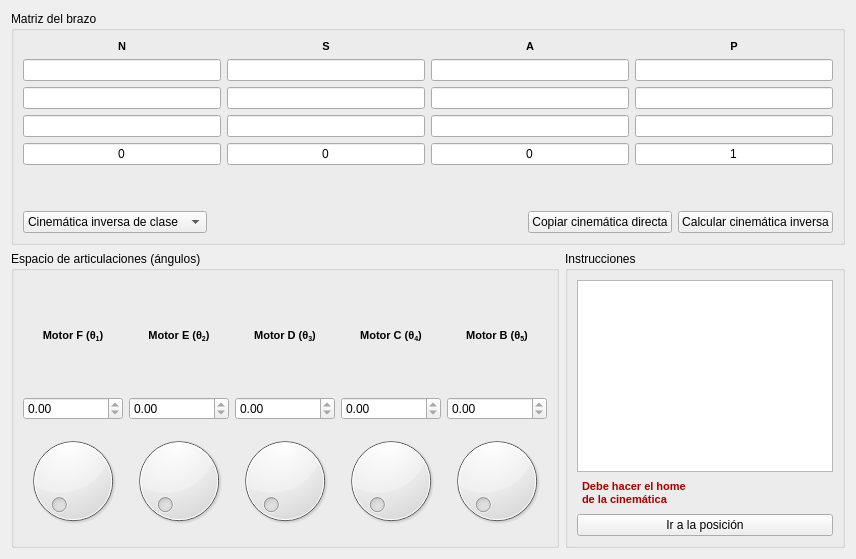
      <widget class="QWidget" name="tab_invkin">
       <attribute name="title">
        <string>Cinemática inversa</string>
       </attribute>
       <layout class="QVBoxLayout" name="verticalLayout_15">
        <item>
         <widget class="QGroupBox" name="groupBox_6">
          <property name="title">
           <string>Matriz del brazo</string>
          </property>
          <layout class="QVBoxLayout" name="verticalLayout_16">
           <item>
            <layout class="QGridLayout" name="gridLayout_3">
             <item row="0" column="0">
              <widget class="QLabel" name="label_11">
               <property name="sizePolicy">
                <sizepolicy hsizetype="Preferred" vsizetype="Fixed">
                 <horstretch>0</horstretch>
                 <verstretch>0</verstretch>
                </sizepolicy>
               </property>
               <property name="text">
                <string>&lt;!DOCTYPE HTML PUBLIC &quot;-//W3C//DTD HTML 4.0//EN&quot; &quot;http://www.w3.org/TR/REC-html40/strict.dtd&quot;&gt;
&lt;html&gt;&lt;head&gt;&lt;meta name=&quot;qrichtext&quot; content=&quot;1&quot; /&gt;&lt;style type=&quot;text/css&quot;&gt;
p, li { white-space: pre-wrap; }
&lt;/style&gt;&lt;/head&gt;&lt;body style=&quot; font-family:'MS Shell Dlg 2'; font-size:8.25pt; font-weight:400; font-style:normal;&quot;&gt;
&lt;p align=&quot;center&quot; style=&quot; margin-top:0px; margin-bottom:0px; margin-left:0px; margin-right:0px; -qt-block-indent:0; text-indent:0px;&quot;&gt;&lt;span style=&quot; font-size:8pt; font-weight:600;&quot;&gt;N&lt;/span&gt;&lt;/p&gt;&lt;/body&gt;&lt;/html&gt;</string>
               </property>
              </widget>
             </item>
             <item row="0" column="1">
              <widget class="QLabel" name="label_12">
               <property name="sizePolicy">
                <sizepolicy hsizetype="Preferred" vsizetype="Fixed">
                 <horstretch>0</horstretch>
                 <verstretch>0</verstretch>
                </sizepolicy>
               </property>
               <property name="text">
                <string>&lt;!DOCTYPE HTML PUBLIC &quot;-//W3C//DTD HTML 4.0//EN&quot; &quot;http://www.w3.org/TR/REC-html40/strict.dtd&quot;&gt;
&lt;html&gt;&lt;head&gt;&lt;meta name=&quot;qrichtext&quot; content=&quot;1&quot; /&gt;&lt;style type=&quot;text/css&quot;&gt;
p, li { white-space: pre-wrap; }
&lt;/style&gt;&lt;/head&gt;&lt;body style=&quot; font-family:'MS Shell Dlg 2'; font-size:8.25pt; font-weight:400; font-style:normal;&quot;&gt;
&lt;p align=&quot;center&quot; style=&quot; margin-top:0px; margin-bottom:0px; margin-left:0px; margin-right:0px; -qt-block-indent:0; text-indent:0px;&quot;&gt;&lt;span style=&quot; font-size:8pt; font-weight:600;&quot;&gt;S&lt;/span&gt;&lt;/p&gt;&lt;/body&gt;&lt;/html&gt;</string>
               </property>
              </widget>
             </item>
             <item row="0" column="2">
              <widget class="QLabel" name="label_13">
               <property name="sizePolicy">
                <sizepolicy hsizetype="Preferred" vsizetype="Fixed">
                 <horstretch>0</horstretch>
                 <verstretch>0</verstretch>
                </sizepolicy>
               </property>
               <property name="text">
                <string>&lt;!DOCTYPE HTML PUBLIC &quot;-//W3C//DTD HTML 4.0//EN&quot; &quot;http://www.w3.org/TR/REC-html40/strict.dtd&quot;&gt;
&lt;html&gt;&lt;head&gt;&lt;meta name=&quot;qrichtext&quot; content=&quot;1&quot; /&gt;&lt;style type=&quot;text/css&quot;&gt;
p, li { white-space: pre-wrap; }
&lt;/style&gt;&lt;/head&gt;&lt;body style=&quot; font-family:'MS Shell Dlg 2'; font-size:8.25pt; font-weight:400; font-style:normal;&quot;&gt;
&lt;p align=&quot;center&quot; style=&quot; margin-top:0px; margin-bottom:0px; margin-left:0px; margin-right:0px; -qt-block-indent:0; text-indent:0px;&quot;&gt;&lt;span style=&quot; font-size:8pt; font-weight:600;&quot;&gt;A&lt;/span&gt;&lt;/p&gt;&lt;/body&gt;&lt;/html&gt;</string>
               </property>
              </widget>
             </item>
             <item row="0" column="3">
              <widget class="QLabel" name="label_14">
               <property name="sizePolicy">
                <sizepolicy hsizetype="Preferred" vsizetype="Fixed">
                 <horstretch>0</horstretch>
                 <verstretch>0</verstretch>
                </sizepolicy>
               </property>
               <property name="text">
                <string>&lt;!DOCTYPE HTML PUBLIC &quot;-//W3C//DTD HTML 4.0//EN&quot; &quot;http://www.w3.org/TR/REC-html40/strict.dtd&quot;&gt;
&lt;html&gt;&lt;head&gt;&lt;meta name=&quot;qrichtext&quot; content=&quot;1&quot; /&gt;&lt;style type=&quot;text/css&quot;&gt;
p, li { white-space: pre-wrap; }
&lt;/style&gt;&lt;/head&gt;&lt;body style=&quot; font-family:'MS Shell Dlg 2'; font-size:8.25pt; font-weight:400; font-style:normal;&quot;&gt;
&lt;p align=&quot;center&quot; style=&quot; margin-top:0px; margin-bottom:0px; margin-left:0px; margin-right:0px; -qt-block-indent:0; text-indent:0px;&quot;&gt;&lt;span style=&quot; font-size:8pt; font-weight:600;&quot;&gt;P&lt;/span&gt;&lt;/p&gt;&lt;/body&gt;&lt;/html&gt;</string>
               </property>
              </widget>
             </item>
             <item row="1" column="0">
              <widget class="QLineEdit" name="lineEdit_invkinArmMatrixN1">
               <property name="alignment">
                <set>Qt::AlignCenter</set>
               </property>
               <property name="readOnly">
                <bool>false</bool>
               </property>
              </widget>
             </item>
             <item row="1" column="1">
              <widget class="QLineEdit" name="lineEdit_invkinArmMatrixS1">
               <property name="alignment">
                <set>Qt::AlignCenter</set>
               </property>
               <property name="readOnly">
                <bool>false</bool>
               </property>
              </widget>
             </item>
             <item row="1" column="2">
              <widget class="QLineEdit" name="lineEdit_invkinArmMatrixA1">
               <property name="alignment">
                <set>Qt::AlignCenter</set>
               </property>
               <property name="readOnly">
                <bool>false</bool>
               </property>
              </widget>
             </item>
             <item row="1" column="3">
              <widget class="QLineEdit" name="lineEdit_invkinArmMatrixP1">
               <property name="alignment">
                <set>Qt::AlignCenter</set>
               </property>
               <property name="readOnly">
                <bool>false</bool>
               </property>
              </widget>
             </item>
             <item row="2" column="0">
              <widget class="QLineEdit" name="lineEdit_invkinArmMatrixN2">
               <property name="alignment">
                <set>Qt::AlignCenter</set>
               </property>
               <property name="readOnly">
                <bool>false</bool>
               </property>
              </widget>
             </item>
             <item row="2" column="1">
              <widget class="QLineEdit" name="lineEdit_invkinArmMatrixS2">
               <property name="alignment">
                <set>Qt::AlignCenter</set>
               </property>
               <property name="readOnly">
                <bool>false</bool>
               </property>
              </widget>
             </item>
             <item row="2" column="2">
              <widget class="QLineEdit" name="lineEdit_invkinArmMatrixA2">
               <property name="alignment">
                <set>Qt::AlignCenter</set>
               </property>
               <property name="readOnly">
                <bool>false</bool>
               </property>
              </widget>
             </item>
             <item row="2" column="3">
              <widget class="QLineEdit" name="lineEdit_invkinArmMatrixP2">
               <property name="alignment">
                <set>Qt::AlignCenter</set>
               </property>
               <property name="readOnly">
                <bool>false</bool>
               </property>
              </widget>
             </item>
             <item row="3" column="0">
              <widget class="QLineEdit" name="lineEdit_invkinArmMatrixN3">
               <property name="alignment">
                <set>Qt::AlignCenter</set>
               </property>
               <property name="readOnly">
                <bool>false</bool>
               </property>
              </widget>
             </item>
             <item row="3" column="1">
              <widget class="QLineEdit" name="lineEdit_invkinArmMatrixS3">
               <property name="alignment">
                <set>Qt::AlignCenter</set>
               </property>
               <property name="readOnly">
                <bool>false</bool>
               </property>
              </widget>
             </item>
             <item row="3" column="2">
              <widget class="QLineEdit" name="lineEdit_invkinArmMatrixA3">
               <property name="alignment">
                <set>Qt::AlignCenter</set>
               </property>
               <property name="readOnly">
                <bool>false</bool>
               </property>
              </widget>
             </item>
             <item row="3" column="3">
              <widget class="QLineEdit" name="lineEdit_invkinArmMatrixP3">
               <property name="alignment">
                <set>Qt::AlignCenter</set>
               </property>
               <property name="readOnly">
                <bool>false</bool>
               </property>
              </widget>
             </item>
             <item row="4" column="0">
              <widget class="QLineEdit" name="lineEdit_27">
               <property name="enabled">
                <bool>true</bool>
               </property>
               <property name="text">
                <string>0</string>
               </property>
               <property name="alignment">
                <set>Qt::AlignCenter</set>
               </property>
               <property name="readOnly">
                <bool>true</bool>
               </property>
              </widget>
             </item>
             <item row="4" column="1">
              <widget class="QLineEdit" name="lineEdit_28">
               <property name="enabled">
                <bool>true</bool>
               </property>
               <property name="styleSheet">
                <string notr="true"/>
               </property>
               <property name="text">
                <string>0</string>
               </property>
               <property name="alignment">
                <set>Qt::AlignCenter</set>
               </property>
               <property name="readOnly">
                <bool>true</bool>
               </property>
              </widget>
             </item>
             <item row="4" column="2">
              <widget class="QLineEdit" name="lineEdit_29">
               <property name="enabled">
                <bool>true</bool>
               </property>
               <property name="text">
                <string>0</string>
               </property>
               <property name="alignment">
                <set>Qt::AlignCenter</set>
               </property>
               <property name="readOnly">
                <bool>true</bool>
               </property>
              </widget>
             </item>
             <item row="4" column="3">
              <widget class="QLineEdit" name="lineEdit_30">
               <property name="enabled">
                <bool>true</bool>
               </property>
               <property name="text">
                <string>1</string>
               </property>
               <property name="alignment">
                <set>Qt::AlignCenter</set>
               </property>
               <property name="readOnly">
                <bool>true</bool>
               </property>
              </widget>
             </item>
            </layout>
           </item>
           <item>
            <spacer name="verticalSpacer">
             <property name="orientation">
              <enum>Qt::Vertical</enum>
             </property>
             <property name="sizeHint" stdset="0">
              <size>
               <width>20</width>
               <height>40</height>
              </size>
             </property>
            </spacer>
           </item>
           <item>
            <layout class="QHBoxLayout" name="horizontalLayout_5">
             <item>
              <widget class="QComboBox" name="comboBox_invkinVersion">
               <item>
                <property name="text">
                 <string>Cinemática inversa de clase</string>
                </property>
               </item>
               <item>
                <property name="text">
                 <string>Cinemática inversa propia</string>
                </property>
               </item>
              </widget>
             </item>
             <item>
              <spacer name="horizontalSpacer_2">
               <property name="orientation">
                <enum>Qt::Horizontal</enum>
               </property>
               <property name="sizeHint" stdset="0">
                <size>
                 <width>40</width>
                 <height>20</height>
                </size>
               </property>
              </spacer>
             </item>
             <item>
              <widget class="QPushButton" name="pushButton_copyDirkin">
               <property name="text">
                <string>Copiar cinemática directa</string>
               </property>
              </widget>
             </item>
             <item>
              <widget class="QPushButton" name="pushButton_computeInvKin">
               <property name="text">
                <string>Calcular cinemática inversa</string>
               </property>
              </widget>
             </item>
            </layout>
           </item>
          </layout>
         </widget>
        </item>
        <item>
         <layout class="QHBoxLayout" name="horizontalLayout_4">
          <item>
           <widget class="QGroupBox" name="groupBox_7">
            <property name="title">
             <string>Espacio de articulaciones (ángulos)</string>
            </property>
            <layout class="QHBoxLayout" name="horizontalLayout_3">
             <item>
              <layout class="QVBoxLayout" name="verticalLayout_9">
               <item>
                <widget class="QLabel" name="label_15">
                 <property name="text">
                  <string>&lt;!DOCTYPE HTML PUBLIC &quot;-//W3C//DTD HTML 4.0//EN&quot; &quot;http://www.w3.org/TR/REC-html40/strict.dtd&quot;&gt;
&lt;html&gt;&lt;head&gt;&lt;meta name=&quot;qrichtext&quot; content=&quot;1&quot; /&gt;&lt;style type=&quot;text/css&quot;&gt;
p, li { white-space: pre-wrap; }
&lt;/style&gt;&lt;/head&gt;&lt;body style=&quot; font-family:'MS Shell Dlg 2'; font-size:8.25pt; font-weight:400; font-style:normal;&quot;&gt;
&lt;p align=&quot;center&quot; style=&quot; margin-top:0px; margin-bottom:0px; margin-left:0px; margin-right:0px; -qt-block-indent:0; text-indent:0px;&quot;&gt;&lt;span style=&quot; font-weight:600;&quot;&gt;Motor F (θ&lt;/span&gt;&lt;span style=&quot; font-weight:600; vertical-align:sub;&quot;&gt;1&lt;/span&gt;&lt;span style=&quot; font-weight:600;&quot;&gt;)&lt;/span&gt;&lt;/p&gt;&lt;/body&gt;&lt;/html&gt;</string>
                 </property>
                </widget>
               </item>
               <item>
                <widget class="QDoubleSpinBox" name="doubleSpinBox_invkinTheta1F">
                 <property name="readOnly">
                  <bool>true</bool>
                 </property>
                </widget>
               </item>
               <item>
                <widget class="QDial" name="dial_invkinTheta1F">
                 <property name="enabled">
                  <bool>true</bool>
                 </property>
                </widget>
               </item>
              </layout>
             </item>
             <item>
              <layout class="QVBoxLayout" name="verticalLayout_10">
               <item>
                <widget class="QLabel" name="label_16">
                 <property name="text">
                  <string>&lt;!DOCTYPE HTML PUBLIC &quot;-//W3C//DTD HTML 4.0//EN&quot; &quot;http://www.w3.org/TR/REC-html40/strict.dtd&quot;&gt;
&lt;html&gt;&lt;head&gt;&lt;meta name=&quot;qrichtext&quot; content=&quot;1&quot; /&gt;&lt;style type=&quot;text/css&quot;&gt;
p, li { white-space: pre-wrap; }
&lt;/style&gt;&lt;/head&gt;&lt;body style=&quot; font-family:'MS Shell Dlg 2'; font-size:8.25pt; font-weight:400; font-style:normal;&quot;&gt;
&lt;p align=&quot;center&quot; style=&quot; margin-top:0px; margin-bottom:0px; margin-left:0px; margin-right:0px; -qt-block-indent:0; text-indent:0px;&quot;&gt;&lt;span style=&quot; font-weight:600;&quot;&gt;Motor E (θ&lt;/span&gt;&lt;span style=&quot; font-weight:600; vertical-align:sub;&quot;&gt;2&lt;/span&gt;&lt;span style=&quot; font-weight:600;&quot;&gt;)&lt;/span&gt;&lt;/p&gt;&lt;/body&gt;&lt;/html&gt;</string>
                 </property>
                </widget>
               </item>
               <item>
                <widget class="QDoubleSpinBox" name="doubleSpinBox_invkinTheta2E">
                 <property name="readOnly">
                  <bool>true</bool>
                 </property>
                 <property name="accelerated">
                  <bool>false</bool>
                 </property>
                </widget>
               </item>
               <item>
                <widget class="QDial" name="dial_invkinTheta2E"/>
               </item>
              </layout>
             </item>
             <item>
              <layout class="QVBoxLayout" name="verticalLayout_11">
               <item>
                <widget class="QLabel" name="label_17">
                 <property name="text">
                  <string>&lt;!DOCTYPE HTML PUBLIC &quot;-//W3C//DTD HTML 4.0//EN&quot; &quot;http://www.w3.org/TR/REC-html40/strict.dtd&quot;&gt;
&lt;html&gt;&lt;head&gt;&lt;meta name=&quot;qrichtext&quot; content=&quot;1&quot; /&gt;&lt;style type=&quot;text/css&quot;&gt;
p, li { white-space: pre-wrap; }
&lt;/style&gt;&lt;/head&gt;&lt;body style=&quot; font-family:'MS Shell Dlg 2'; font-size:8.25pt; font-weight:400; font-style:normal;&quot;&gt;
&lt;p align=&quot;center&quot; style=&quot; margin-top:0px; margin-bottom:0px; margin-left:0px; margin-right:0px; -qt-block-indent:0; text-indent:0px;&quot;&gt;&lt;span style=&quot; font-size:8pt; font-weight:600;&quot;&gt;Motor D (θ&lt;/span&gt;&lt;span style=&quot; font-size:8pt; font-weight:600; vertical-align:sub;&quot;&gt;3&lt;/span&gt;&lt;span style=&quot; font-size:8pt; font-weight:600;&quot;&gt;)&lt;/span&gt;&lt;/p&gt;&lt;/body&gt;&lt;/html&gt;</string>
                 </property>
                </widget>
               </item>
               <item>
                <widget class="QDoubleSpinBox" name="doubleSpinBox_invkinTheta3D">
                 <property name="readOnly">
                  <bool>true</bool>
                 </property>
                </widget>
               </item>
               <item>
                <widget class="QDial" name="dial_invkinTheta3D"/>
               </item>
              </layout>
             </item>
             <item>
              <layout class="QVBoxLayout" name="verticalLayout_12">
               <item>
                <widget class="QLabel" name="label_18">
                 <property name="text">
                  <string>&lt;!DOCTYPE HTML PUBLIC &quot;-//W3C//DTD HTML 4.0//EN&quot; &quot;http://www.w3.org/TR/REC-html40/strict.dtd&quot;&gt;
&lt;html&gt;&lt;head&gt;&lt;meta name=&quot;qrichtext&quot; content=&quot;1&quot; /&gt;&lt;style type=&quot;text/css&quot;&gt;
p, li { white-space: pre-wrap; }
&lt;/style&gt;&lt;/head&gt;&lt;body style=&quot; font-family:'MS Shell Dlg 2'; font-size:8.25pt; font-weight:400; font-style:normal;&quot;&gt;
&lt;p align=&quot;center&quot; style=&quot; margin-top:0px; margin-bottom:0px; margin-left:0px; margin-right:0px; -qt-block-indent:0; text-indent:0px;&quot;&gt;&lt;span style=&quot; font-weight:600;&quot;&gt;Motor C (θ&lt;/span&gt;&lt;span style=&quot; font-weight:600; vertical-align:sub;&quot;&gt;4&lt;/span&gt;&lt;span style=&quot; font-weight:600;&quot;&gt;)&lt;/span&gt;&lt;/p&gt;&lt;/body&gt;&lt;/html&gt;</string>
                 </property>
                </widget>
               </item>
               <item>
                <widget class="QDoubleSpinBox" name="doubleSpinBox_invkinTheta4C">
                 <property name="readOnly">
                  <bool>true</bool>
                 </property>
                </widget>
               </item>
               <item>
                <widget class="QDial" name="dial_invkinTheta4C"/>
               </item>
              </layout>
             </item>
             <item>
              <layout class="QVBoxLayout" name="verticalLayout_13">
               <item>
                <widget class="QLabel" name="label_19">
                 <property name="text">
                  <string>&lt;!DOCTYPE HTML PUBLIC &quot;-//W3C//DTD HTML 4.0//EN&quot; &quot;http://www.w3.org/TR/REC-html40/strict.dtd&quot;&gt;
&lt;html&gt;&lt;head&gt;&lt;meta name=&quot;qrichtext&quot; content=&quot;1&quot; /&gt;&lt;style type=&quot;text/css&quot;&gt;
p, li { white-space: pre-wrap; }
&lt;/style&gt;&lt;/head&gt;&lt;body style=&quot; font-family:'MS Shell Dlg 2'; font-size:8.25pt; font-weight:400; font-style:normal;&quot;&gt;
&lt;p align=&quot;center&quot; style=&quot; margin-top:0px; margin-bottom:0px; margin-left:0px; margin-right:0px; -qt-block-indent:0; text-indent:0px;&quot;&gt;&lt;span style=&quot; font-size:8pt; font-weight:600;&quot;&gt;Motor B (θ&lt;/span&gt;&lt;span style=&quot; font-size:8pt; font-weight:600; vertical-align:sub;&quot;&gt;5&lt;/span&gt;&lt;span style=&quot; font-size:8pt; font-weight:600;&quot;&gt;)&lt;/span&gt;&lt;/p&gt;&lt;/body&gt;&lt;/html&gt;</string>
                 </property>
                </widget>
               </item>
               <item>
                <widget class="QDoubleSpinBox" name="doubleSpinBox_invkinTheta5B">
                 <property name="readOnly">
                  <bool>true</bool>
                 </property>
                </widget>
               </item>
               <item>
                <widget class="QDial" name="dial_invkinTheta5B"/>
               </item>
              </layout>
             </item>
            </layout>
           </widget>
          </item>
          <item>
           <widget class="QGroupBox" name="groupBox_8">
            <property name="title">
             <string>Instrucciones</string>
            </property>
            <layout class="QVBoxLayout" name="verticalLayout_14">
             <item>
              <widget class="QPlainTextEdit" name="plainTextEdit_invkinCommands">
               <property name="readOnly">
                <bool>true</bool>
               </property>
              </widget>
             </item>
             <item>
              <widget class="QLabel" name="label_invkinWarning">
               <property name="styleSheet">
                <string notr="true">font-weight: bold;
color: rgb(170, 0, 0);
/*background-color: red;*/
padding: 2px;</string>
               </property>
               <property name="text">
                <string>&lt;!DOCTYPE HTML PUBLIC &quot;-//W3C//DTD HTML 4.0//EN&quot; &quot;http://www.w3.org/TR/REC-html40/strict.dtd&quot;&gt;
&lt;html&gt;&lt;head&gt;&lt;meta name=&quot;qrichtext&quot; content=&quot;1&quot; /&gt;&lt;style type=&quot;text/css&quot;&gt;
p, li { white-space: pre-wrap; }
&lt;/style&gt;&lt;/head&gt;&lt;body style=&quot; font-family:'MS Shell Dlg 2'; font-size:8.25pt; font-weight:600; font-style:normal;&quot;&gt;
&lt;p style=&quot; margin-top:0px; margin-bottom:0px; margin-left:0px; margin-right:0px; -qt-block-indent:0; text-indent:0px;&quot;&gt;&lt;span style=&quot; font-size:8pt;&quot;&gt;Debe hacer el home&lt;/span&gt;&lt;/p&gt;
&lt;p style=&quot; margin-top:0px; margin-bottom:0px; margin-left:0px; margin-right:0px; -qt-block-indent:0; text-indent:0px;&quot;&gt;&lt;span style=&quot; font-size:8pt;&quot;&gt;de la cinemática&lt;/span&gt;&lt;/p&gt;&lt;/body&gt;&lt;/html&gt;</string>
               </property>
              </widget>
             </item>
             <item>
              <widget class="QPushButton" name="pushButton_invkinGoToPos">
               <property name="text">
                <string>Ir a la posición</string>
               </property>
              </widget>
             </item>
            </layout>
           </widget>
          </item>
         </layout>
        </item>
       </layout>
      </widget>
